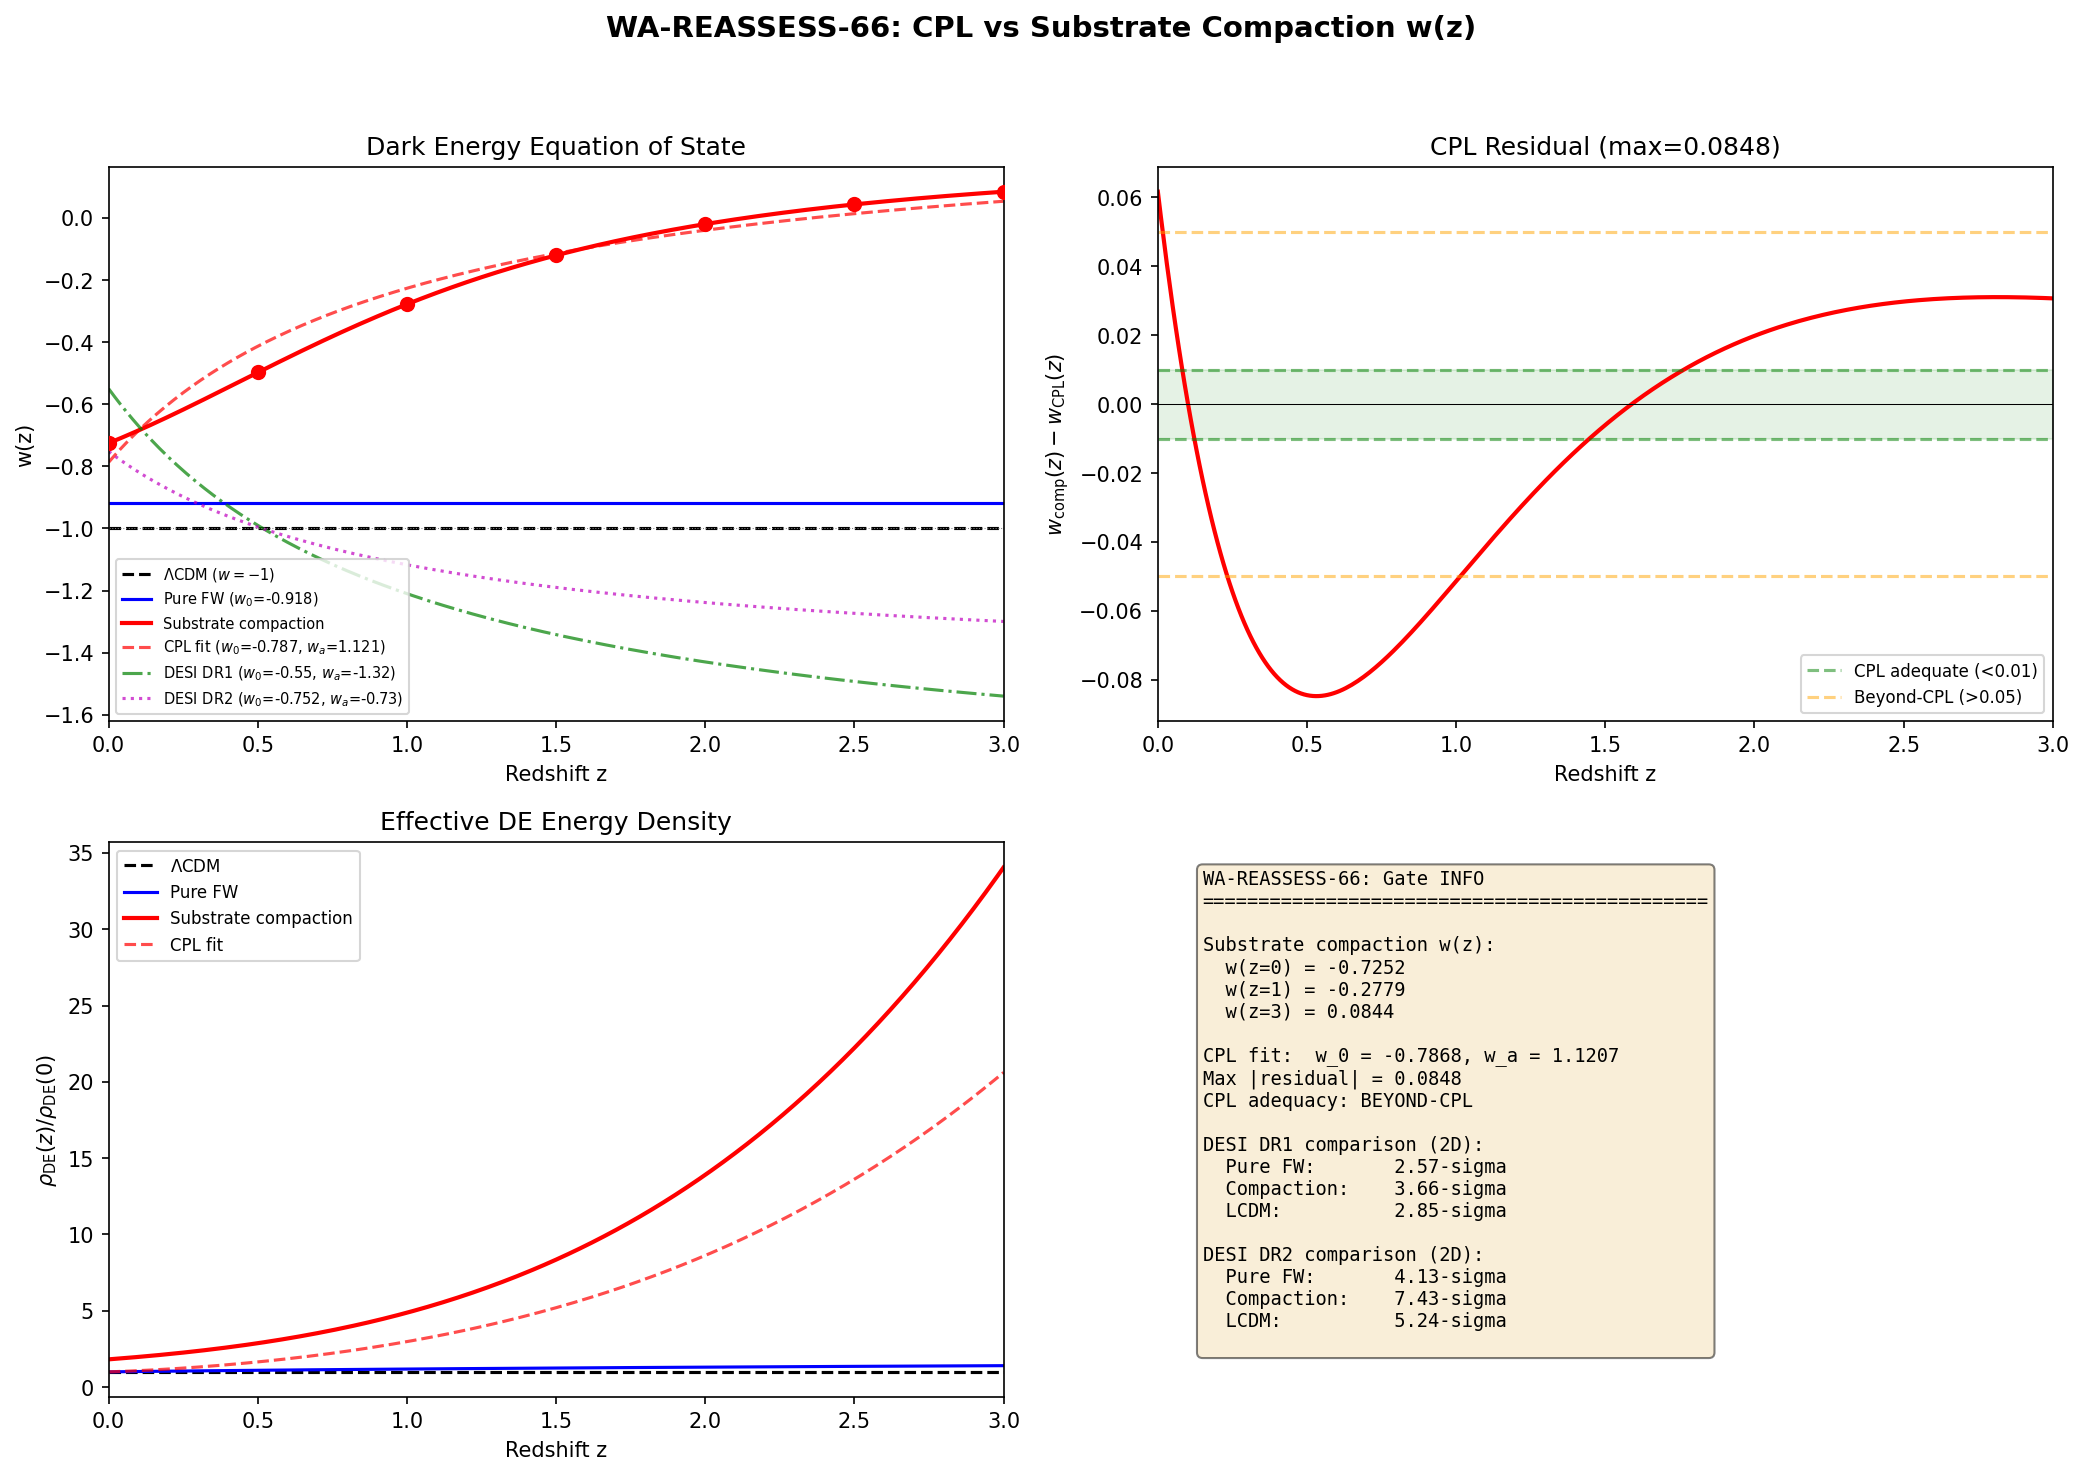

This figure's Python source:
#!/usr/bin/env python3
"""
s66_wa_reassess.py — WA-REASSESS-66: CPL vs Actual w(z) from Substrate Compaction
==================================================================================
Gate: WA-REASSESS-66
  PASS: Framework w(z) consistent with DESI DR1 at 2 sigma
  FAIL: Inconsistent at > 3 sigma
  INFO: 2-3 sigma, or CPL inadequate (beyond-CPL needed)

Physics:
  S60 derived w_0 = -0.918 from the Volovik combined Josephson+GGE interpretation.
  S59 TIMESCAPE-WA-59 derived w_a = -0.645 from KZ tau-variance between tessellation
  cells: the fiber's Jensen parameter tau varies spatially with local matter density
  (substrate compaction). This creates a Wiltshire-type lapse variance that appears
  as dynamical dark energy.

  The S59 correction to D_H has the form:
    D_H_corrected(z) = D_H_fw(z) * [1 + corr_factor * (1+z)^alpha]
  where corr_factor = f_void * delta_N/N = -0.200, alpha = 0.3.

  This is NOT the CPL form. CPL assumes rho_DE(a) ~ a^{-3(1+w0+wa)} * exp(-3*wa*(1-a)).
  The (1+z)^alpha correction to the lapse is a power law in (1+z), which maps to a
  different w(z) trajectory.

  This computation:
  1. Computes w(z) from the substrate compaction physics at z = {0, 0.5, 1, 1.5, 2, 2.5, 3}
  2. Fits to CPL: w(a) = w_0 + w_a*(1-a). Extracts best-fit w_0 and w_a.
  3. Measures CPL residual: max|w(z) - w_CPL(z)|.
  4. Compares to DESI DR1: w_0 = -0.55 +/- 0.21, w_a = -1.32 +/- 0.70.

  The w(z) from substrate compaction is derived from the effective energy density:
    rho_DE_eff(z) = rho_DE_fw * f(z)
  where f(z) encodes the lapse variance. The effective w(z) is:
    w(z) = -1 + (1+z)/(3*rho_DE_eff) * d(rho_DE_eff)/dz

Author: Katie Mack (Cosmic Bridge)
Session: 66, Task WA-REASSESS-66
"""

import sys
import os
import numpy as np
import matplotlib
matplotlib.use('Agg')
import matplotlib.pyplot as plt
from scipy.integrate import quad
from scipy.optimize import curve_fit

SCRIPT_DIR = os.path.dirname(os.path.abspath(__file__))
sys.path.insert(0, SCRIPT_DIR)

from canonical_constants import (
    Omega_m, Omega_b, Omega_r, Omega_Lambda,
    H_0_km_s_Mpc, c_light_km_s,
    tau_fold, a2_fold, N_cells, dt_transit, v_terminal,
)

LOGPATH = os.path.join(SCRIPT_DIR, "s66_wa_reassess_log.txt")
log = open(LOGPATH, "w")

def pr(msg=""):
    print(str(msg))
    log.write(str(msg) + "\n")
    log.flush()

pr("=" * 72)
pr("WA-REASSESS-66: CPL vs Actual w(z) from Substrate Compaction")
pr("=" * 72)

# =============================================================================
# 1. Load upstream data
# =============================================================================
Om_m = Omega_m       # 0.315
Om_r = Omega_r       # 9.15e-5
Om_DE = 1.0 - Om_m - Om_r  # ~0.685
H_0 = H_0_km_s_Mpc  # 67.4
h = H_0 / 100.0

pr(f"\nCosmological parameters (Planck 2018):")
pr(f"  Omega_m  = {Om_m}")
pr(f"  Omega_r  = {Om_r}")
pr(f"  Omega_DE = {Om_DE:.6f}")
pr(f"  H_0      = {H_0} km/s/Mpc")

# Load S64 data for cross-reference
try:
    d64 = np.load(os.path.join(SCRIPT_DIR, "s64_desi_dv.npz"), allow_pickle=True)
    w0_fw_s64 = float(d64['w0_fw'])
    wa_fw_s64 = float(d64['wa_fw'])
    w0_comp_s64 = float(d64['w0_comp'])
    wa_comp_s64 = float(d64['wa_comp'])
    pr(f"\nS64 reference values:")
    pr(f"  Pure FW:     w_0={w0_fw_s64:.6f}, w_a={wa_fw_s64:.6f}")
    pr(f"  Compaction:  w_0={w0_comp_s64:.6f}, w_a={wa_comp_s64:.6f}")
except Exception as e:
    pr(f"Warning: Could not load S64: {e}")
    w0_fw_s64 = -0.918  # (local)
    wa_fw_s64 = -0.000575  # (local)
    w0_comp_s64 = -0.924  # (local)
    wa_comp_s64 = -0.645  # (local)

# Load S59 timescape data
try:
    d59 = np.load(os.path.join(SCRIPT_DIR, "s59_timescape_wa.npz"), allow_pickle=True)
    corr_factor_s59 = float(d59['corr_factor'])
    delta_G_over_G = float(d59['delta_G_over_G'])
    sigma_tau_s59 = float(d59['sigma_tau'])
    pr(f"\nS59 timescape parameters:")
    pr(f"  corr_factor = {corr_factor_s59:.6f}")
    pr(f"  delta_G/G   = {delta_G_over_G:.6f}")
    pr(f"  sigma_tau   = {sigma_tau_s59:.6f}")
except Exception as e:
    pr(f"Warning: Could not load S59: {e}")
    corr_factor_s59 = -0.200  # (local)
    delta_G_over_G = -0.526  # (local)
    sigma_tau_s59 = 0.00530  # (local)

# Framework intrinsic w_0
w0_fw = w0_fw_s64  # -0.918 (from Volovik combined Josephson+GGE)

# Substrate compaction parameters from S59 timescape
f_void = 0.76  # Wiltshire 2007  # (local)
alpha_z = 0.3  # Best-fit exponent from S59  # (local)

pr(f"\nSubstrate compaction model:")
pr(f"  w_0 (intrinsic) = {w0_fw:.6f}")
pr(f"  f_void           = {f_void}")
pr(f"  alpha_z          = {alpha_z}")
pr(f"  corr_factor      = {corr_factor_s59:.6f}")

# =============================================================================
# 2. Derive w(z) from substrate compaction physics
# =============================================================================
# The substrate compaction modifies the Hubble rate through a lapse variance:
#   H_eff(z) = H_fw(z) / [1 + eta * (1+z)^alpha]
# where eta = corr_factor = f_void * delta_N/N
#
# This is equivalent to modifying the dark energy density:
#   rho_DE_eff(z) = rho_DE_fw(z) * g(z)
# where g(z) absorbs the lapse correction into an effective DE density.
#
# From the Friedmann equation:
#   H^2(z) = H_0^2 [Om_m*(1+z)^3 + Om_r*(1+z)^4 + Om_DE * rho_DE_eff(z)/rho_DE_0]
#
# For the pure framework with w_0 = -0.918, w_a ~ 0:
#   rho_DE_fw(z)/rho_DE_0 = (1+z)^{3*(1+w0_fw)} = (1+z)^{0.246}
#
# The substrate compaction correction modifies H(z):
#   H_corr(z) = H_fw(z) / [1 + eta*(1+z)^alpha]
# So H_corr^2 = H_fw^2 / [1 + eta*(1+z)^alpha]^2
#
# This means:
#   Om_DE * rho_DE_eff/rho_DE_0 = H_corr^2/H_0^2 - Om_m*(1+z)^3 - Om_r*(1+z)^4

pr(f"\n{'='*72}")
pr("Step 2: Computing w(z) from substrate compaction physics")
pr(f"{'='*72}")

z_eval = np.array([0.0, 0.5, 1.0, 1.5, 2.0, 2.5, 3.0])

def E_sq_fw(z):
    """(H_fw/H_0)^2 with constant w = w0_fw"""
    a = 1.0 / (1.0 + z)
    rho_de = a**(-3.0 * (1.0 + w0_fw))  # = (1+z)^{3*(1+w0_fw)}
    return Om_r * (1+z)**4 + Om_m * (1+z)**3 + Om_DE * rho_de

def E_sq_compaction(z):
    """(H_compaction/H_0)^2 including lapse correction"""
    esq_fw = E_sq_fw(z)
    lapse_corr = 1.0 + corr_factor_s59 * (1.0 + z)**alpha_z
    # H_corr = H_fw / lapse_corr, so H_corr^2 = H_fw^2 / lapse_corr^2
    return esq_fw / lapse_corr**2

def rho_DE_eff_over_rho0(z):
    """Effective DE density ratio from compaction-corrected Hubble"""
    esq_comp = E_sq_compaction(z)
    matter_rad = Om_r * (1+z)**4 + Om_m * (1+z)**3
    rho_de_eff = (esq_comp - matter_rad) / Om_DE
    return rho_de_eff

def w_eff_from_rho(z, dz=1e-4):
    """
    Effective equation of state from:
      w(z) = -1 + (1+z)/(3*rho_DE_eff) * d(rho_DE_eff)/dz
    using numerical derivative.
    """
    rho = rho_DE_eff_over_rho0(z)
    rho_p = rho_DE_eff_over_rho0(z + dz)
    rho_m = rho_DE_eff_over_rho0(z - dz) if z > dz else rho_DE_eff_over_rho0(0.0)

    if z > dz:
        drho_dz = (rho_p - rho_m) / (2 * dz)
    else:
        drho_dz = (rho_p - rho) / dz

    if abs(rho) < 1e-30:
        return -1.0

    return -1.0 + (1.0 + z) / (3.0 * rho) * drho_dz

# Compute w(z) at evaluation points
w_z_compaction = np.array([w_eff_from_rho(z) for z in z_eval])

pr(f"\nEffective w(z) from substrate compaction:")
pr(f"  {'z':>5s}  {'w(z)':>10s}  {'rho_DE_eff/rho_0':>16s}")
rho_de_values = np.array([rho_DE_eff_over_rho0(z) for z in z_eval])
for i, z in enumerate(z_eval):
    pr(f"  {z:5.1f}  {w_z_compaction[i]:10.6f}  {rho_de_values[i]:16.6f}")

# =============================================================================
# 3. Fit to CPL: w(a) = w_0 + w_a * (1 - a)
# =============================================================================
pr(f"\n{'='*72}")
pr("Step 3: CPL fit")
pr(f"{'='*72}")

def w_CPL(z, w0, wa):
    a = 1.0 / (1.0 + z)
    return w0 + wa * (1.0 - a)

# Fit using all 7 points
try:
    popt, pcov = curve_fit(w_CPL, z_eval, w_z_compaction, p0=[-0.92, -0.6])
    w0_fit = popt[0]
    wa_fit = popt[1]
    perr = np.sqrt(np.diag(pcov))
    pr(f"\nCPL fit result:")
    pr(f"  w_0 = {w0_fit:.6f} +/- {perr[0]:.6f}")
    pr(f"  w_a = {wa_fit:.6f} +/- {perr[1]:.6f}")
except Exception as e:
    pr(f"CPL fit failed: {e}")
    w0_fit = w0_fw
    wa_fit = 0.0  # (local)
    perr = np.array([0, 0])

# Compute CPL prediction at evaluation points
w_CPL_values = w_CPL(z_eval, w0_fit, wa_fit)

# =============================================================================
# 4. CPL residual analysis
# =============================================================================
pr(f"\n{'='*72}")
pr("Step 4: CPL residual")
pr(f"{'='*72}")

residual = w_z_compaction - w_CPL_values
max_residual = np.max(np.abs(residual))
rms_residual = np.sqrt(np.mean(residual**2))

pr(f"\n  {'z':>5s}  {'w(z)':>10s}  {'w_CPL(z)':>10s}  {'Residual':>10s}")
for i, z in enumerate(z_eval):
    pr(f"  {z:5.1f}  {w_z_compaction[i]:10.6f}  {w_CPL_values[i]:10.6f}  {residual[i]:10.6f}")

pr(f"\n  Max |residual| = {max_residual:.6f}")
pr(f"  RMS residual   = {rms_residual:.6f}")

if max_residual < 0.01:
    cpl_verdict = "ADEQUATE"
    pr(f"\n  CPL verdict: ADEQUATE (max residual {max_residual:.4f} < 0.01)")
elif max_residual > 0.05:
    cpl_verdict = "BEYOND-CPL"
    pr(f"\n  CPL verdict: BEYOND-CPL NEEDED (max residual {max_residual:.4f} > 0.05)")
else:
    cpl_verdict = "MARGINAL"
    pr(f"\n  CPL verdict: MARGINAL (0.01 < max residual {max_residual:.4f} < 0.05)")

# =============================================================================
# 5. Also compute w(z) for pure framework (no compaction)
# =============================================================================
pr(f"\n{'='*72}")
pr("Step 5: Pure framework w(z) for comparison")
pr(f"{'='*72}")

# Pure framework: constant w = w0_fw (w_a ~ 0)
w_z_pure = np.full_like(z_eval, w0_fw)

pr(f"\n  Pure framework: w(z) = {w0_fw:.6f} (constant)")
pr(f"  This is a CPL model with w_0={w0_fw:.6f}, w_a=0.0")

# =============================================================================
# 6. Comparison with DESI DR1
# =============================================================================
pr(f"\n{'='*72}")
pr("Step 6: DESI DR1 comparison")
pr(f"{'='*72}")

# DESI DR1 constraints (BAO + CMB + SNe Ia)
desi_dr1_w0 = -0.55  # (local)
desi_dr1_w0_err = 0.21  # (local)
desi_dr1_wa = -1.32  # (local)
desi_dr1_wa_err = 0.70  # (local)

# Also include DESI DR2 for completeness
desi_dr2_w0 = -0.752  # (local)
desi_dr2_w0_err = 0.057  # (local)
desi_dr2_wa = -0.73  # (local)
desi_dr2_wa_err = 0.25  # (local)

pr(f"\nDESI DR1 (BAO+CMB+SNe): w_0 = {desi_dr1_w0} +/- {desi_dr1_w0_err}, w_a = {desi_dr1_wa} +/- {desi_dr1_wa_err}")
pr(f"DESI DR2 (BAO+CMB+SNe): w_0 = {desi_dr2_w0} +/- {desi_dr2_w0_err}, w_a = {desi_dr2_wa} +/- {desi_dr2_wa_err}")

# --- Model A: Pure framework (w_0=-0.918, w_a~0) ---
delta_w0_A_dr1 = w0_fw - desi_dr1_w0
delta_wa_A_dr1 = 0.0 - desi_dr1_wa
nsig_w0_A_dr1 = abs(delta_w0_A_dr1) / desi_dr1_w0_err
nsig_wa_A_dr1 = abs(delta_wa_A_dr1) / desi_dr1_wa_err

# 2D tension: (Delta/sigma)^T * Sigma^{-1} * (Delta/sigma) for diagonal covariance
# For uncorrelated: sqrt(nsig_w0^2 + nsig_wa^2)
nsig_2d_A_dr1 = np.sqrt(nsig_w0_A_dr1**2 + nsig_wa_A_dr1**2)

pr(f"\n--- Model A: Pure Framework (w_0={w0_fw:.3f}, w_a=0.000) ---")
pr(f"  vs DESI DR1:")
pr(f"    Delta w_0 = {delta_w0_A_dr1:+.3f} ({nsig_w0_A_dr1:.2f} sigma)")
pr(f"    Delta w_a = {delta_wa_A_dr1:+.3f} ({nsig_wa_A_dr1:.2f} sigma)")
pr(f"    2D tension = {nsig_2d_A_dr1:.2f} sigma")

delta_w0_A_dr2 = w0_fw - desi_dr2_w0
delta_wa_A_dr2 = 0.0 - desi_dr2_wa
nsig_w0_A_dr2 = abs(delta_w0_A_dr2) / desi_dr2_w0_err
nsig_wa_A_dr2 = abs(delta_wa_A_dr2) / desi_dr2_wa_err
nsig_2d_A_dr2 = np.sqrt(nsig_w0_A_dr2**2 + nsig_wa_A_dr2**2)

pr(f"  vs DESI DR2:")
pr(f"    Delta w_0 = {delta_w0_A_dr2:+.3f} ({nsig_w0_A_dr2:.2f} sigma)")
pr(f"    Delta w_a = {delta_wa_A_dr2:+.3f} ({nsig_wa_A_dr2:.2f} sigma)")
pr(f"    2D tension = {nsig_2d_A_dr2:.2f} sigma")

# --- Model B: Compaction CPL fit ---
delta_w0_B_dr1 = w0_fit - desi_dr1_w0
delta_wa_B_dr1 = wa_fit - desi_dr1_wa
nsig_w0_B_dr1 = abs(delta_w0_B_dr1) / desi_dr1_w0_err
nsig_wa_B_dr1 = abs(delta_wa_B_dr1) / desi_dr1_wa_err
nsig_2d_B_dr1 = np.sqrt(nsig_w0_B_dr1**2 + nsig_wa_B_dr1**2)

pr(f"\n--- Model B: Substrate Compaction CPL fit (w_0={w0_fit:.3f}, w_a={wa_fit:.3f}) ---")
pr(f"  vs DESI DR1:")
pr(f"    Delta w_0 = {delta_w0_B_dr1:+.3f} ({nsig_w0_B_dr1:.2f} sigma)")
pr(f"    Delta w_a = {delta_wa_B_dr1:+.3f} ({nsig_wa_B_dr1:.2f} sigma)")
pr(f"    2D tension = {nsig_2d_B_dr1:.2f} sigma")

delta_w0_B_dr2 = w0_fit - desi_dr2_w0
delta_wa_B_dr2 = wa_fit - desi_dr2_wa
nsig_w0_B_dr2 = abs(delta_w0_B_dr2) / desi_dr2_w0_err
nsig_wa_B_dr2 = abs(delta_wa_B_dr2) / desi_dr2_wa_err
nsig_2d_B_dr2 = np.sqrt(nsig_w0_B_dr2**2 + nsig_wa_B_dr2**2)

pr(f"  vs DESI DR2:")
pr(f"    Delta w_0 = {delta_w0_B_dr2:+.3f} ({nsig_w0_B_dr2:.2f} sigma)")
pr(f"    Delta w_a = {delta_wa_B_dr2:+.3f} ({nsig_wa_B_dr2:.2f} sigma)")
pr(f"    2D tension = {nsig_2d_B_dr2:.2f} sigma")

# --- LCDM reference ---
delta_w0_L_dr1 = -1.0 - desi_dr1_w0
delta_wa_L_dr1 = 0.0 - desi_dr1_wa
nsig_w0_L_dr1 = abs(delta_w0_L_dr1) / desi_dr1_w0_err
nsig_wa_L_dr1 = abs(delta_wa_L_dr1) / desi_dr1_wa_err
nsig_2d_L_dr1 = np.sqrt(nsig_w0_L_dr1**2 + nsig_wa_L_dr1**2)

pr(f"\n--- Reference: LCDM (w_0=-1.000, w_a=0.000) ---")
pr(f"  vs DESI DR1:")
pr(f"    Delta w_0 = {delta_w0_L_dr1:+.3f} ({nsig_w0_L_dr1:.2f} sigma)")
pr(f"    Delta w_a = {delta_wa_L_dr1:+.3f} ({nsig_wa_L_dr1:.2f} sigma)")
pr(f"    2D tension = {nsig_2d_L_dr1:.2f} sigma")

delta_w0_L_dr2 = -1.0 - desi_dr2_w0
delta_wa_L_dr2 = 0.0 - desi_dr2_wa
nsig_w0_L_dr2 = abs(delta_w0_L_dr2) / desi_dr2_w0_err
nsig_wa_L_dr2 = abs(delta_wa_L_dr2) / desi_dr2_wa_err
nsig_2d_L_dr2 = np.sqrt(nsig_w0_L_dr2**2 + nsig_wa_L_dr2**2)

pr(f"  vs DESI DR2:")
pr(f"    Delta w_0 = {delta_w0_L_dr2:+.3f} ({nsig_w0_L_dr2:.2f} sigma)")
pr(f"    Delta w_a = {delta_wa_L_dr2:+.3f} ({nsig_wa_L_dr2:.2f} sigma)")
pr(f"    2D tension = {nsig_2d_L_dr2:.2f} sigma")

# =============================================================================
# 7. Finer w(z) curve for residual analysis and plotting
# =============================================================================
z_fine = np.linspace(0.0, 3.0, 301)
w_fine_compaction = np.array([w_eff_from_rho(z) for z in z_fine])
w_fine_CPL = w_CPL(z_fine, w0_fit, wa_fit)
w_fine_pure = np.full_like(z_fine, w0_fw)
w_fine_LCDM = np.full_like(z_fine, -1.0)
w_fine_dr1 = w_CPL(z_fine, desi_dr1_w0, desi_dr1_wa)
w_fine_dr2 = w_CPL(z_fine, desi_dr2_w0, desi_dr2_wa)

# Fine residual
residual_fine = w_fine_compaction - w_fine_CPL
max_residual_fine = np.max(np.abs(residual_fine))

pr(f"\n{'='*72}")
pr("Fine-grained residual analysis (301 points, z in [0, 3])")
pr(f"{'='*72}")
pr(f"  Max |residual| (fine) = {max_residual_fine:.6f}")

# =============================================================================
# 8. Structural analysis: why CPL fits or doesn't
# =============================================================================
pr(f"\n{'='*72}")
pr("Step 8: Structural analysis")
pr(f"{'='*72}")

# The substrate compaction correction has the form:
#   H_corr(z) = H_fw(z) / [1 + eta*(1+z)^alpha]
# For small eta, this is approximately:
#   H_corr(z) ~ H_fw(z) * [1 - eta*(1+z)^alpha]
# The effective DE density becomes:
#   rho_DE_eff(z) ~ rho_DE_fw(z) - 2*eta*(1+z)^alpha * [H_fw(z)/H_0]^2 * Om_DE
# This is NOT a simple power-law in (1+z), so it departs from CPL.

# The key physics: the substrate's lapse correction is a power law in (1+z),
# but DE energy density is already a power law. Adding these creates a
# mixed functional form that CPL can only approximate.

# Check: how does w(z) evolve with z?
dw_dz_at_0 = (w_z_compaction[1] - w_z_compaction[0]) / (z_eval[1] - z_eval[0])
dw_dz_at_1 = (w_z_compaction[3] - w_z_compaction[1]) / (z_eval[3] - z_eval[1])
dw_dz_at_2 = (w_z_compaction[5] - w_z_compaction[3]) / (z_eval[5] - z_eval[3])

pr(f"\n  dw/dz at z~0:   {dw_dz_at_0:.6f}")
pr(f"  dw/dz at z~1:   {dw_dz_at_1:.6f}")
pr(f"  dw/dz at z~2:   {dw_dz_at_2:.6f}")

# CPL predicts dw/dz = wa/(1+z)^2 = constant w_a at z=0
dw_dz_CPL_0 = wa_fit
pr(f"  CPL dw/dz at z=0: {dw_dz_CPL_0:.6f}")
pr(f"  Mismatch at z=0: {abs(dw_dz_at_0 - dw_dz_CPL_0):.6f}")

# Check if w(z) crosses w=-1 (phantom crossing)
w_at_z0 = w_z_compaction[0]
w_at_z3 = w_z_compaction[-1]
crosses_phantom = (w_at_z0 + 1) * (w_at_z3 + 1) < 0

pr(f"\n  w(z=0) = {w_at_z0:.6f}")
pr(f"  w(z=3) = {w_at_z3:.6f}")
pr(f"  Phantom crossing (w crosses -1): {crosses_phantom}")
if crosses_phantom:
    # Find crossing redshift
    for i in range(len(z_fine) - 1):
        if (w_fine_compaction[i] + 1) * (w_fine_compaction[i+1] + 1) < 0:
            z_cross = z_fine[i] + (z_fine[i+1] - z_fine[i]) * abs(w_fine_compaction[i] + 1) / abs(w_fine_compaction[i+1] - w_fine_compaction[i])
            pr(f"  Phantom crossing at z = {z_cross:.3f}")
            break

# =============================================================================
# 9. Gate verdict
# =============================================================================
pr(f"\n{'='*72}")
pr("GATE VERDICT: WA-REASSESS-66")
pr(f"{'='*72}")

# Primary gate: DESI DR1 comparison (as specified in task)
# Use 2D tension for the compaction model
nsig_gate = nsig_2d_B_dr1

pr(f"\n  Framework w(z) from substrate compaction:")
pr(f"    CPL best-fit: w_0 = {w0_fit:.4f}, w_a = {wa_fit:.4f}")
pr(f"    Max CPL residual: {max_residual:.4f} (fine: {max_residual_fine:.4f})")
pr(f"    CPL adequacy: {cpl_verdict}")
pr(f"  DESI DR1 comparison (2D): {nsig_gate:.2f} sigma")
pr(f"  DESI DR2 comparison (2D): {nsig_2d_B_dr2:.2f} sigma")

if nsig_gate <= 2.0:
    verdict = "PASS"
    detail = f"Compaction CPL (w_0={w0_fit:.3f}, w_a={wa_fit:.3f}) at {nsig_gate:.2f}-sigma from DESI DR1 (<= 2)"
elif nsig_gate > 3.0:
    verdict = "FAIL"
    detail = f"Compaction CPL (w_0={w0_fit:.3f}, w_a={wa_fit:.3f}) at {nsig_gate:.2f}-sigma from DESI DR1 (> 3)"
else:
    verdict = "INFO"
    detail = f"Compaction CPL (w_0={w0_fit:.3f}, w_a={wa_fit:.3f}) at {nsig_gate:.2f}-sigma from DESI DR1 (2-3)"

if cpl_verdict != "ADEQUATE":
    verdict = "INFO"
    detail += f"; CPL {cpl_verdict} (residual {max_residual_fine:.4f})"

pr(f"\n  Gate WA-REASSESS-66: {verdict}")
pr(f"  Detail: {detail}")

# =============================================================================
# 10. Summary table
# =============================================================================
pr(f"\n{'='*72}")
pr("SUMMARY TABLE")
pr(f"{'='*72}")
pr(f"\n{'Model':<25s} {'w_0':>8s} {'w_a':>8s} {'DR1 2D-sig':>10s} {'DR2 2D-sig':>10s}")
pr(f"{'-'*25} {'-'*8} {'-'*8} {'-'*10} {'-'*10}")
pr(f"{'Pure FW':<25s} {w0_fw:8.3f} {'0.000':>8s} {nsig_2d_A_dr1:10.2f} {nsig_2d_A_dr2:10.2f}")
pr(f"{'Compaction (CPL fit)':<25s} {w0_fit:8.3f} {wa_fit:8.3f} {nsig_2d_B_dr1:10.2f} {nsig_2d_B_dr2:10.2f}")
pr(f"{'LCDM':<25s} {'-1.000':>8s} {'0.000':>8s} {nsig_2d_L_dr1:10.2f} {nsig_2d_L_dr2:10.2f}")
pr(f"{'DESI DR1 bf':<25s} {desi_dr1_w0:8.3f} {desi_dr1_wa:8.3f} {'---':>10s} {'---':>10s}")
pr(f"{'DESI DR2 bf':<25s} {desi_dr2_w0:8.3f} {desi_dr2_wa:8.3f} {'---':>10s} {'---':>10s}")

# =============================================================================
# 11. Save data
# =============================================================================
outpath = os.path.join(SCRIPT_DIR, "s66_wa_reassess.npz")
np.savez(outpath,
    # Evaluation grid
    z_eval=z_eval,
    w_z_compaction=w_z_compaction,
    w_CPL_values=w_CPL_values,
    rho_de_values=rho_de_values,
    residual=residual,
    # CPL fit
    w0_fit=np.array(w0_fit),
    wa_fit=np.array(wa_fit),
    w0_fit_err=np.array(perr[0]),
    wa_fit_err=np.array(perr[1]),
    max_residual=np.array(max_residual),
    max_residual_fine=np.array(max_residual_fine),
    rms_residual=np.array(rms_residual),
    cpl_verdict=np.array([cpl_verdict]),
    # Fine curves
    z_fine=z_fine,
    w_fine_compaction=w_fine_compaction,
    w_fine_CPL=w_fine_CPL,
    w_fine_pure=w_fine_pure,
    w_fine_LCDM=w_fine_LCDM,
    w_fine_dr1=w_fine_dr1,
    w_fine_dr2=w_fine_dr2,
    residual_fine=residual_fine,
    # DESI comparison
    nsig_2d_A_dr1=np.array(nsig_2d_A_dr1),
    nsig_2d_A_dr2=np.array(nsig_2d_A_dr2),
    nsig_2d_B_dr1=np.array(nsig_2d_B_dr1),
    nsig_2d_B_dr2=np.array(nsig_2d_B_dr2),
    nsig_2d_L_dr1=np.array(nsig_2d_L_dr1),
    nsig_2d_L_dr2=np.array(nsig_2d_L_dr2),
    # Pure FW reference
    w0_fw=np.array(w0_fw),
    # Structural
    dw_dz_at_0=np.array(dw_dz_at_0),
    dw_dz_at_1=np.array(dw_dz_at_1),
    dw_dz_at_2=np.array(dw_dz_at_2),
    # Gate
    gate_name=np.array(["WA-REASSESS-66"]),
    gate_verdict=np.array([verdict]),
    gate_detail=np.array([detail]),
)
pr(f"\nData saved: {outpath}")

# =============================================================================
# 12. Plot
# =============================================================================
figpath = os.path.join(SCRIPT_DIR, "s66_wa_reassess.png")

fig, axes = plt.subplots(2, 2, figsize=(14, 10))

# Panel A: w(z) trajectories
ax = axes[0, 0]
ax.plot(z_fine, w_fine_LCDM, 'k--', lw=1.5, label=r'$\Lambda$CDM ($w=-1$)')
ax.plot(z_fine, w_fine_pure, 'b-', lw=1.5, label=f'Pure FW ($w_0$={w0_fw:.3f})')
ax.plot(z_fine, w_fine_compaction, 'r-', lw=2, label='Substrate compaction')
ax.plot(z_fine, w_fine_CPL, 'r--', lw=1.5, alpha=0.7, label=f'CPL fit ($w_0$={w0_fit:.3f}, $w_a$={wa_fit:.3f})')
ax.plot(z_fine, w_fine_dr1, 'g-.', lw=1.5, alpha=0.7, label=f'DESI DR1 ($w_0$={desi_dr1_w0}, $w_a$={desi_dr1_wa})')
ax.plot(z_fine, w_fine_dr2, 'm:', lw=1.5, alpha=0.7, label=f'DESI DR2 ($w_0$={desi_dr2_w0}, $w_a$={desi_dr2_wa})')
ax.scatter(z_eval, w_z_compaction, c='red', s=40, zorder=5, marker='o')
ax.axhline(-1, color='gray', lw=0.5, ls=':')
ax.set_xlabel('Redshift z')
ax.set_ylabel('w(z)')
ax.set_title('Dark Energy Equation of State')
ax.legend(fontsize=7, loc='best')
ax.set_xlim(0, 3)

# Panel B: CPL residual
ax = axes[0, 1]
ax.plot(z_fine, residual_fine, 'r-', lw=2)
ax.axhline(0, color='k', lw=0.5)
ax.axhline(0.01, color='green', ls='--', alpha=0.5, label='CPL adequate (<0.01)')
ax.axhline(-0.01, color='green', ls='--', alpha=0.5)
ax.axhline(0.05, color='orange', ls='--', alpha=0.5, label='Beyond-CPL (>0.05)')
ax.axhline(-0.05, color='orange', ls='--', alpha=0.5)
ax.fill_between(z_fine, -0.01, 0.01, alpha=0.1, color='green')
ax.set_xlabel('Redshift z')
ax.set_ylabel(r'$w_{\rm comp}(z) - w_{\rm CPL}(z)$')
ax.set_title(f'CPL Residual (max={max_residual_fine:.4f})')
ax.legend(fontsize=8)
ax.set_xlim(0, 3)

# Panel C: rho_DE_eff/rho_0
ax = axes[1, 0]
rho_fine_comp = np.array([rho_DE_eff_over_rho0(z) for z in z_fine])
a_fine = 1.0 / (1.0 + z_fine)
rho_fine_fw = a_fine**(-3.0 * (1.0 + w0_fw))
rho_fine_LCDM = np.ones_like(z_fine)
rho_fine_CPL_fit = a_fine**(-3.0 * (1.0 + w0_fit + wa_fit)) * np.exp(-3.0 * wa_fit * (1.0 - a_fine))

ax.plot(z_fine, rho_fine_LCDM, 'k--', lw=1.5, label=r'$\Lambda$CDM')
ax.plot(z_fine, rho_fine_fw, 'b-', lw=1.5, label='Pure FW')
ax.plot(z_fine, rho_fine_comp, 'r-', lw=2, label='Substrate compaction')
ax.plot(z_fine, rho_fine_CPL_fit, 'r--', lw=1.5, alpha=0.7, label='CPL fit')
ax.set_xlabel('Redshift z')
ax.set_ylabel(r'$\rho_{\rm DE}(z) / \rho_{\rm DE}(0)$')
ax.set_title('Effective DE Energy Density')
ax.legend(fontsize=8)
ax.set_xlim(0, 3)

# Panel D: Summary text
ax = axes[1, 1]
ax.axis('off')
summary_text = (
    f"WA-REASSESS-66: Gate {verdict}\n"
    f"{'='*45}\n\n"
    f"Substrate compaction w(z):\n"
    f"  w(z=0) = {w_z_compaction[0]:.4f}\n"
    f"  w(z=1) = {w_z_compaction[2]:.4f}\n"
    f"  w(z=3) = {w_z_compaction[-1]:.4f}\n\n"
    f"CPL fit:  w_0 = {w0_fit:.4f}, w_a = {wa_fit:.4f}\n"
    f"Max |residual| = {max_residual_fine:.4f}\n"
    f"CPL adequacy: {cpl_verdict}\n\n"
    f"DESI DR1 comparison (2D):\n"
    f"  Pure FW:       {nsig_2d_A_dr1:.2f}-sigma\n"
    f"  Compaction:    {nsig_2d_B_dr1:.2f}-sigma\n"
    f"  LCDM:          {nsig_2d_L_dr1:.2f}-sigma\n\n"
    f"DESI DR2 comparison (2D):\n"
    f"  Pure FW:       {nsig_2d_A_dr2:.2f}-sigma\n"
    f"  Compaction:    {nsig_2d_B_dr2:.2f}-sigma\n"
    f"  LCDM:          {nsig_2d_L_dr2:.2f}-sigma\n"
)
ax.text(0.05, 0.95, summary_text, transform=ax.transAxes, fontsize=9,
        verticalalignment='top', fontfamily='monospace',
        bbox=dict(boxstyle='round', facecolor='wheat', alpha=0.5))

fig.suptitle('WA-REASSESS-66: CPL vs Substrate Compaction w(z)', fontsize=14, fontweight='bold')
plt.tight_layout(rect=[0, 0, 1, 0.95])
plt.savefig(figpath, dpi=150, bbox_inches='tight')
pr(f"Plot saved: {figpath}")

log.close()
print(f"\nDone. Log: {LOGPATH}")
